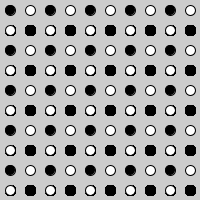
Frame 1 (no input)
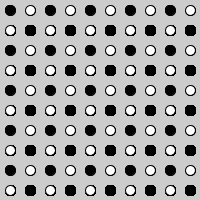
Frame 2 (the mouse pressed at the canvas centre, redrawn once)

The Processing sketch that drew these frames (run headless with seeded random() and noise(); the mouse was pressed at the canvas centre and the sketch redrawn once):

// Processing sketch: processing_15055
// ── processing_15055.pde

      void setup() {
  size(200,200);
  noLoop();
}
void draw() {
  fill(0);
  for(int x=10; x<200; x=x+40) {
    for(int y=10; y<200; y=y+40) {
      ellipse(x,y,10,10);
      for(int a=30; a<200; a=a+40) {
        for(int b=30; b<200; b=b+40) {
          ellipse(a,b,10,10);
        }
      }
    }
  }
  fill(255);
  for(int x=30; x<200; x=x+40) {
    for(int y=10; y<200; y=y+40) {
      ellipse(x,y,10,10);
      for(int a=10; a<200; a=a+40) {
        for(int b=30; b<200; b=b+40) {
          ellipse(a,b,10,10);
        }
      }
    }
  }
}
